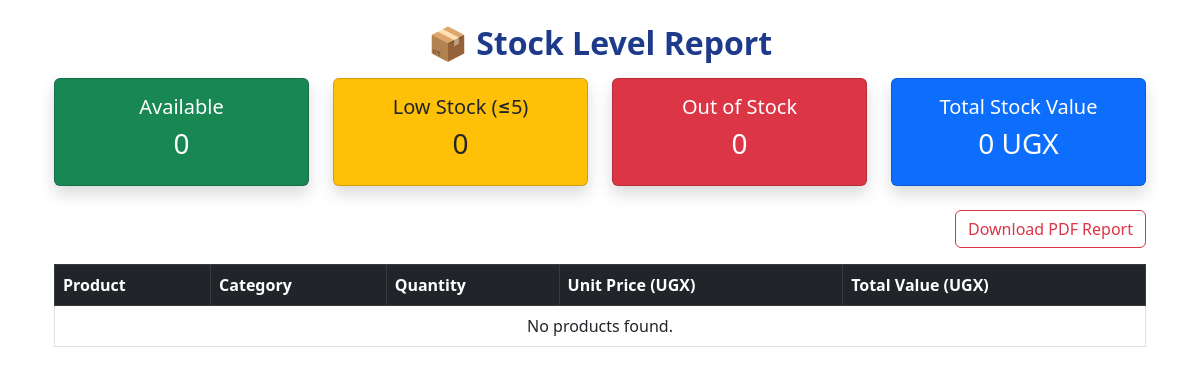
Page /stock-report/ (signed in) on the earlier database version.
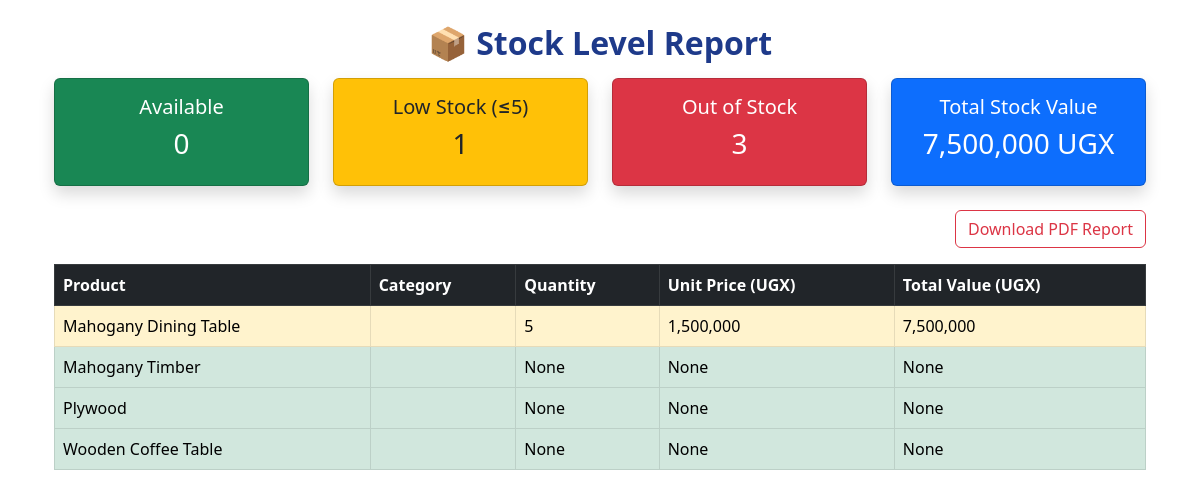
Same page on the later database version.
### inventory/models.py (models this page shows, shortened)
class Product(models.Model):
    PRODUCT_TYPES = [
        ('wood', 'Wood'),
        ('furniture', 'Furniture'),
    ]
    name = models.CharField(max_length=255)
    type = models.CharField(max_length=50, choices=PRODUCT_TYPES)
    description = models.TextField(blank=True, null=True)
    created_at = models.DateTimeField(auto_now_add=True)

### inventory/views.py (the view)
# urls.py: path('stock-report/', StockLevelReportView.as_view(), name='stock_level_report'),
class StockLevelReportView(ManagerRequiredMixin, ListView):
    model = Product
    template_name = 'stock_level_report.html'
    context_object_name = 'products'
    def get_queryset(self):
        stock_subquery = Stock.objects.filter(product=OuterRef('pk'))
        queryset = Product.objects.annotate(
            quantity=Subquery(
                stock_subquery.annotate(qty=Sum('quantity')).values('qty')[:1]
            ),
            unit_price=Subquery(
                stock_subquery.annotate(price=Sum('selling_price')).values('price')[:1]
            ),
        ).annotate(
            stock_value=ExpressionWrapper(
                F('quantity') * F('unit_price'),
                output_field=DecimalField()
            )
        ).order_by('name')
        return queryset
    def get_context_data(self, **kwargs):
        context = super().get_context_data(**kwargs)
        products = context['products']
        context['total_stock_value'] = sum((p.stock_value or 0) for p in products)
        context['low_stock_count'] = sum(1 for p in products if p.quantity and 1 <= p.quantity <= 5)
        context['out_of_stock_count'] = sum(1 for p in products if (p.quantity or 0) == 0)
        context['available_count'] = sum(1 for p in products if (p.quantity or 0) > 5)
        return context

### accounts/models.py (called while the page is built)
    def is_manager(self):
        return self.role == 'manager'

### inventory/views.py (called while the page is built)
    def test_func(self):
        return self.request.user.is_authenticated and self.request.user.is_manager()

### inventory/templates/stock_level_report.html (shortened to what this page needs)
{% extends "base.html" %}
{% load static %}
{% load humanize %}
{% block content %}
<div class="container mt-4">
  <h2 class="mb-3 text-center" style="font-weight: 700; color: #1e3a8a;">📦 Stock Level Report</h2>
  <div class="row text-center mb-4">
    <div class="col-md-3">
      <div class="card bg-success text-white shadow">
        <div class="card-body">
          <h5>Available</h5>
          <h3>{{ available_count }}</h3>
        </div>
      </div>
    </div>
    <div class="col-md-3">
      <div class="card bg-warning text-dark shadow">
        <div class="card-body">
          <h5>Low Stock (≤5)</h5>
          <h3>{{ low_stock_count }}</h3>
        </div>
      </div>
    </div>
    <div class="col-md-3">
      <div class="card bg-danger text-white shadow">
        <div class="card-body">
          <h5>Out of Stock</h5>
          <h3>{{ out_of_stock_count }}</h3>
        </div>
      </div>
    </div>
    <div class="col-md-3">
      <div class="card bg-primary text-white shadow">
        <div class="card-body">
          <h5>Total Stock Value</h5>
          <h3>{{ total_stock_value|intcomma }} UGX</h3>
        </div>
      </div>
    </div>
  </div>
  <div class="d-flex justify-content-end mb-3">
    <a href="{% url 'download_stock_report' %}" class="btn btn-outline-danger">
       Download PDF Report
    </a>
  </div>
  <table class="table table-hover table-bordered">
    <thead class="table-dark">
      <tr>
        <th>Product</th>
        <th>Category</th>
        <th>Quantity</th>
        <th>Unit Price (UGX)</th>
        <th>Total Value (UGX)</th>
      </tr>
    </thead>
    <tbody>
      {% for product in products %}
      <tr class="
          {% if product.quantity == 0 %}
            table-danger
          {% elif product.quantity <= 5 %}
            table-warning
          {% else %}
            table-success
          {% endif %}
        ">
        <td>{{ product.name }}</td>
        <td>{{ product.category.name }}</td>
        <td>{{ product.quantity }}</td>
        <td>{{ product.unit_price|intcomma }}</td>
        <td>{{ product.stock_value|intcomma }}</td>
      </tr>
      {% empty %}
      <tr><td colspan="5" class="text-center">No products found.</td></tr>
      {% endfor %}
    </tbody>
  </table>
</div>
{% endblock %}

### inventory/templates/base.html (shortened to what this page needs)
{% load currency %}
<!DOCTYPE html>
<html lang="en">
<head>
    <link href="https://cdn.jsdelivr.net/npm/bootstrap@5.3.0/dist/css/bootstrap.min.css" rel="stylesheet">
</head>
<body>
    <div class="container">
        {% block content %}{% endblock %}
    </div>
</body>
</html>

Differences in the rows shown:
added Product: name "Mahogany Dining Table", quantity "5", unit_price "1,500,000", stock_value "7,500,000"
added Product: name "Mahogany Timber", quantity "None", unit_price "None", stock_value "None"
added Product: name "Plywood", quantity "None", unit_price "None", stock_value "None"
added Product: name "Wooden Coffee Table", quantity "None", unit_price "None", stock_value "None"
Other differences:
{{ low_stock_count }}: "0" → "1"
{{ out_of_stock_count }}: "0" → "3"
{{ total_stock_value|intcomma }}: "0" → "7,500,000"
text no longer shown: "No products found."
